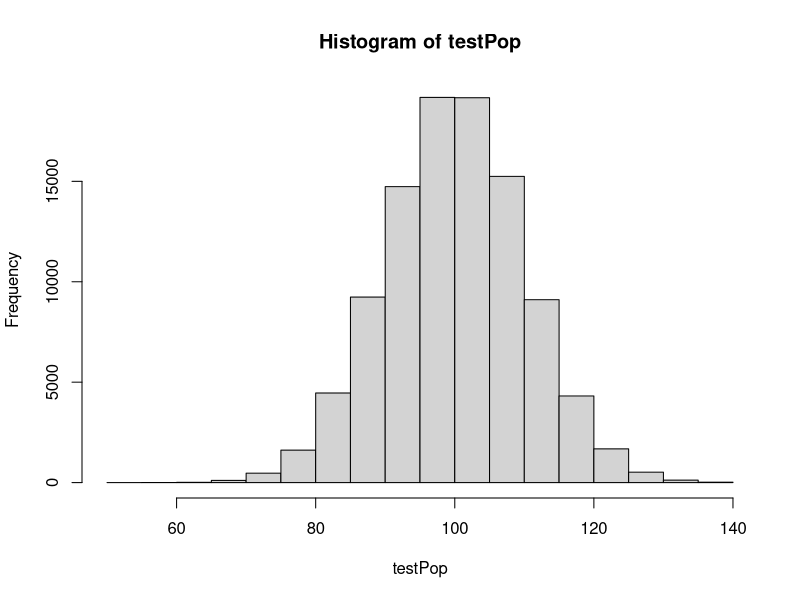
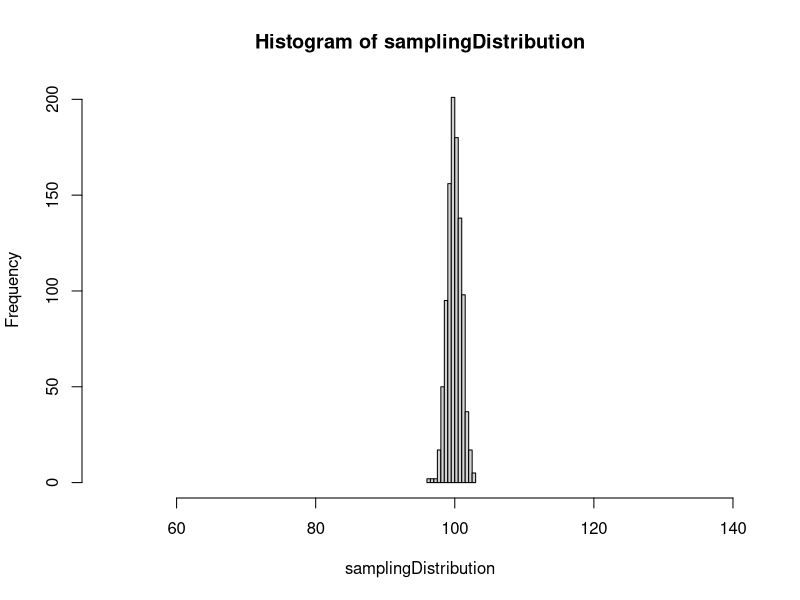
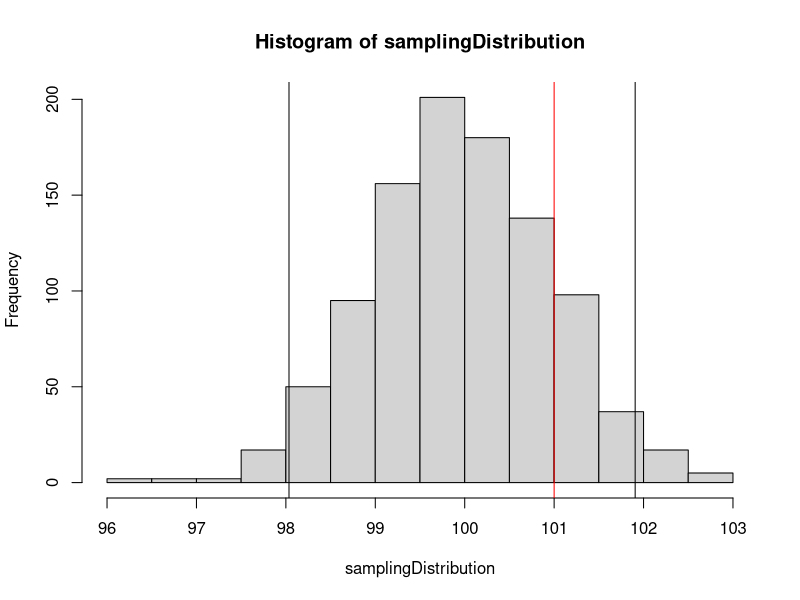
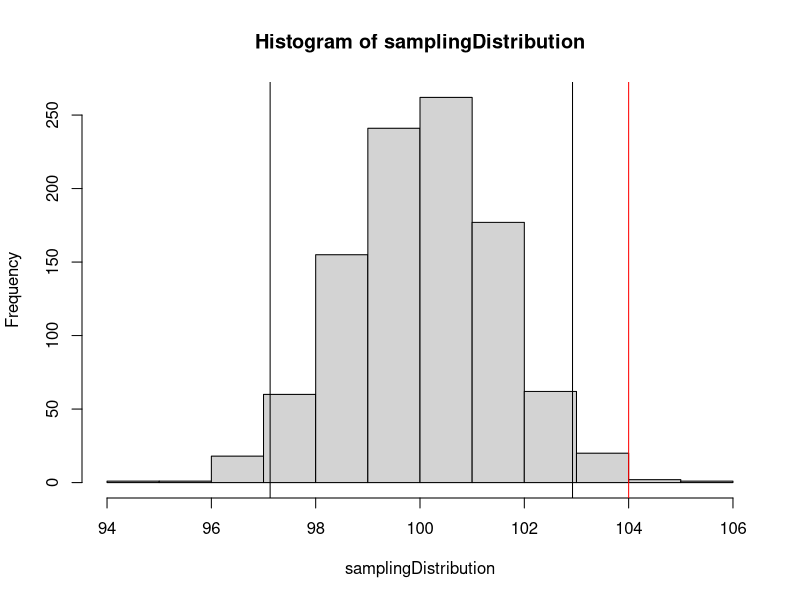
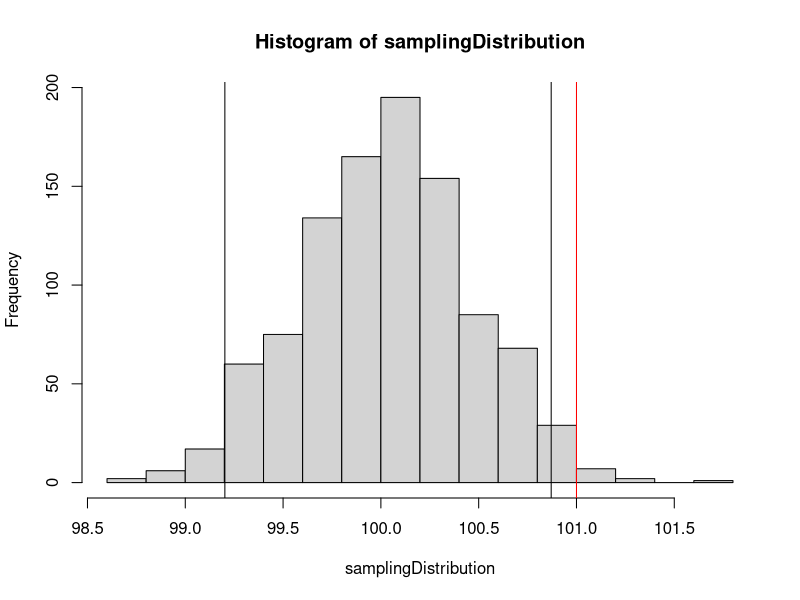
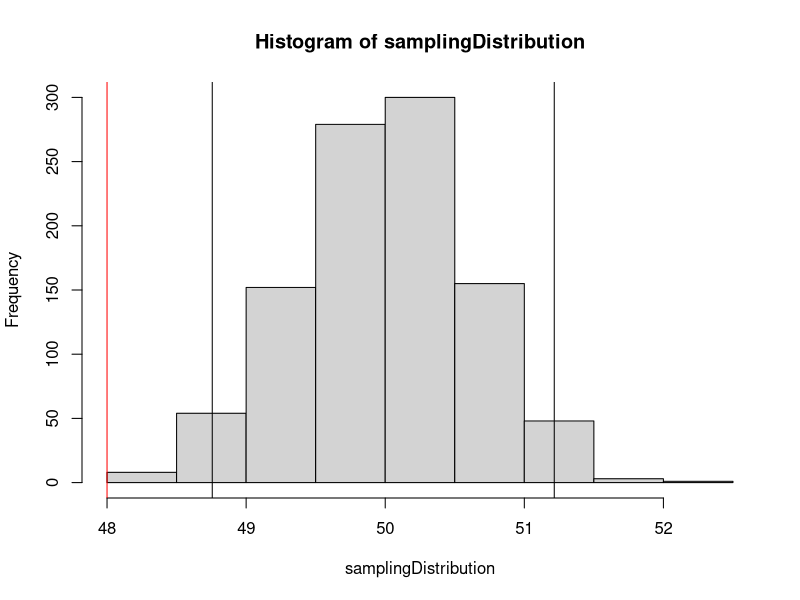
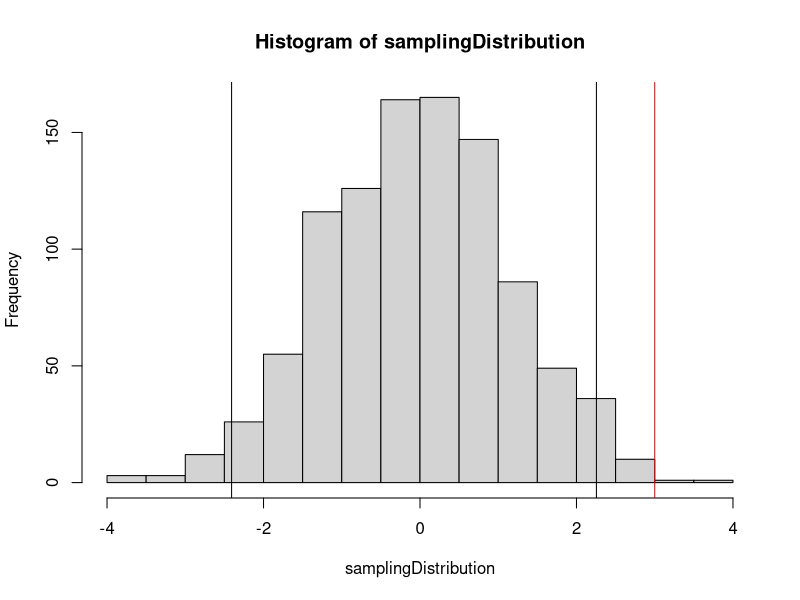
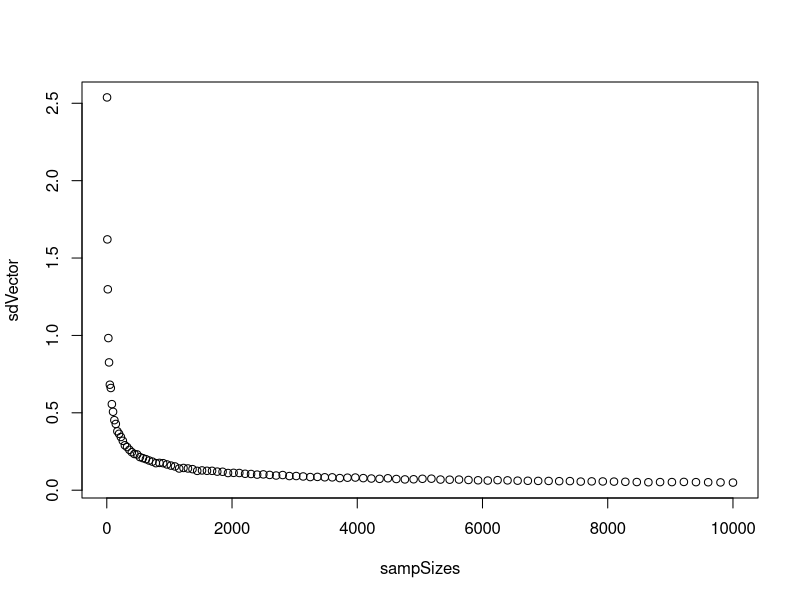

These figures' R source, in order:

# breakout #2

set.seed(1234) 			      # Control randomization
testPop <- rnorm(100000, mean=100, sd=10) # Create simulated pop

# Custom function to pull one sample
sampleTestScores <- function(n){sample(testPop,size=n,replace=TRUE)}

samplingDistribution <- replicate(1000, mean(sampleTestScores(100)))

# par(mfrow=c(2,1))
hist(testPop, xlim=c(50,140))
hist(samplingDistribution, xlim=c(50,140))
par(mfrow=c(1,1))


# Case Study A
hist(samplingDistribution)
abline(v=quantile(samplingDistribution,prob=0.025))
abline(v=quantile(samplingDistribution,prob=0.975))
abline(v=101, col="red")

# Case Study B
samplingDistribution <- replicate(1000, mean(sampleTestScores(49)))
hist(samplingDistribution)
abline(v=quantile(samplingDistribution,prob=0.025))
abline(v=quantile(samplingDistribution,prob=0.975))
abline(v=104, col="red")

# Case Study C
samplingDistribution <- replicate(1000, mean(sampleTestScores(500)))
hist(samplingDistribution)
abline(v=quantile(samplingDistribution,prob=0.025))
abline(v=quantile(samplingDistribution,prob=0.975))
abline(v=101, col="red")

# Case Study D
testPop <- rnorm(100000, mean=50, sd=5) # Create simulated pop
samplingDistribution <- replicate(1000, mean(sampleTestScores(64)))
hist(samplingDistribution)
abline(v=quantile(samplingDistribution,prob=0.025))
abline(v=quantile(samplingDistribution,prob=0.975))
abline(v=48, col="red")

# Case Study E
samplingDistribution <- replicate(1000, (mean(sampleTestScores(36))-mean(sampleTestScores(36))))
hist(samplingDistribution)
abline(v=quantile(samplingDistribution,prob=0.025))
abline(v=quantile(samplingDistribution,prob=0.975))
abline(v=3, col="red")


# Supplemental code from slides

sdVector <- NULL # Start a list with nothing
sampSizes <- (2:100)^2 # A list of 9 sample sizes ranging from 4 to 100

for (i in sampSizes) 
{
  # Do a sampling distribution for each sample size
  samplingDistribution <- replicate(1000, mean(sampleTestScores(i)))
  
  # Add the standard deviation of that sampling distribution to the list
  sdVector <- c(sdVector, sd(samplingDistribution))
}
plot(sampSizes, sdVector)

